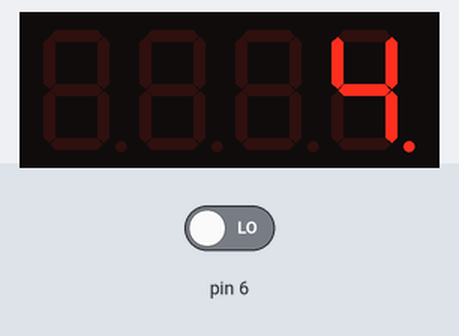
A sketch run on a simulated Arduino Uno, built with avr-gcc and run on an emulated ATmega328P. On the bench: 4-digit seven-segment display. The inputs (shaded band) are chosen by the test bench; at power-on: pin 6 LOW.

Above: at 1.2 s.
1.3 s: pin 6 driven HIGH
At 2.1 s:
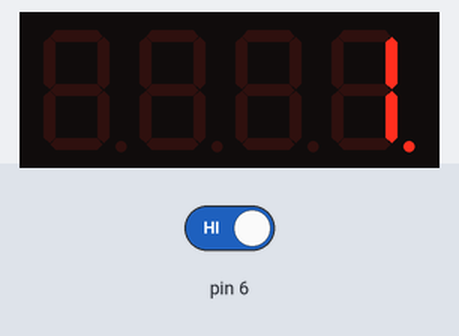
3.0 s: pin 6 driven LOW
At 3.45 s:
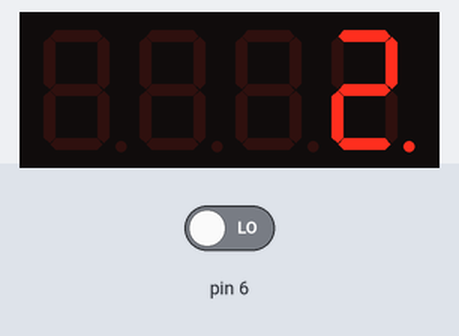
Timing chart, 0 to 6.0 s (numbered marks = the images above; inputs shaded):
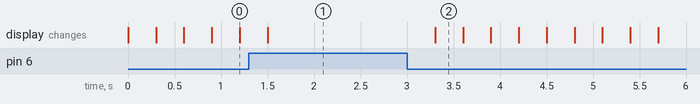

Measured:
- after the input at 3.0 s, the display: changes after 0.30 s (image 2)

The sketch:

lab04.ino
```cpp
#include <SevSeg.h>
SevSeg sevseg;
int Hour=0,Min=0;
byte Pin6;
void setup() {
  byte numDigits = 4;
  byte digitPins[] = {2, 3, 4, 5};
  byte segmentPins[] = {8, 9, 10, 11, 12, 13, 16, 15};
  pinMode(6,INPUT);
  sevseg.begin(COMMON_CATHODE, numDigits, digitPins,
  segmentPins);
  sevseg.setBrightness(90);
}

void loop() {
  static unsigned long timer = millis();
  Pin6= digitalRead (6);
if (Pin6 == HIGH)
Min = Hour = 0;
  if(millis()>timer){
  timer+=300;
  Min = Min + 1;
  if( Min == 60)
  {
  Min = 0;
  if (Hour == 23)
  Hour=0;
  else
  Hour++;
  }
  sevseg.setNumber(Hour*100+Min,0);
  }
  sevseg.refreshDisplay();

  }
```
